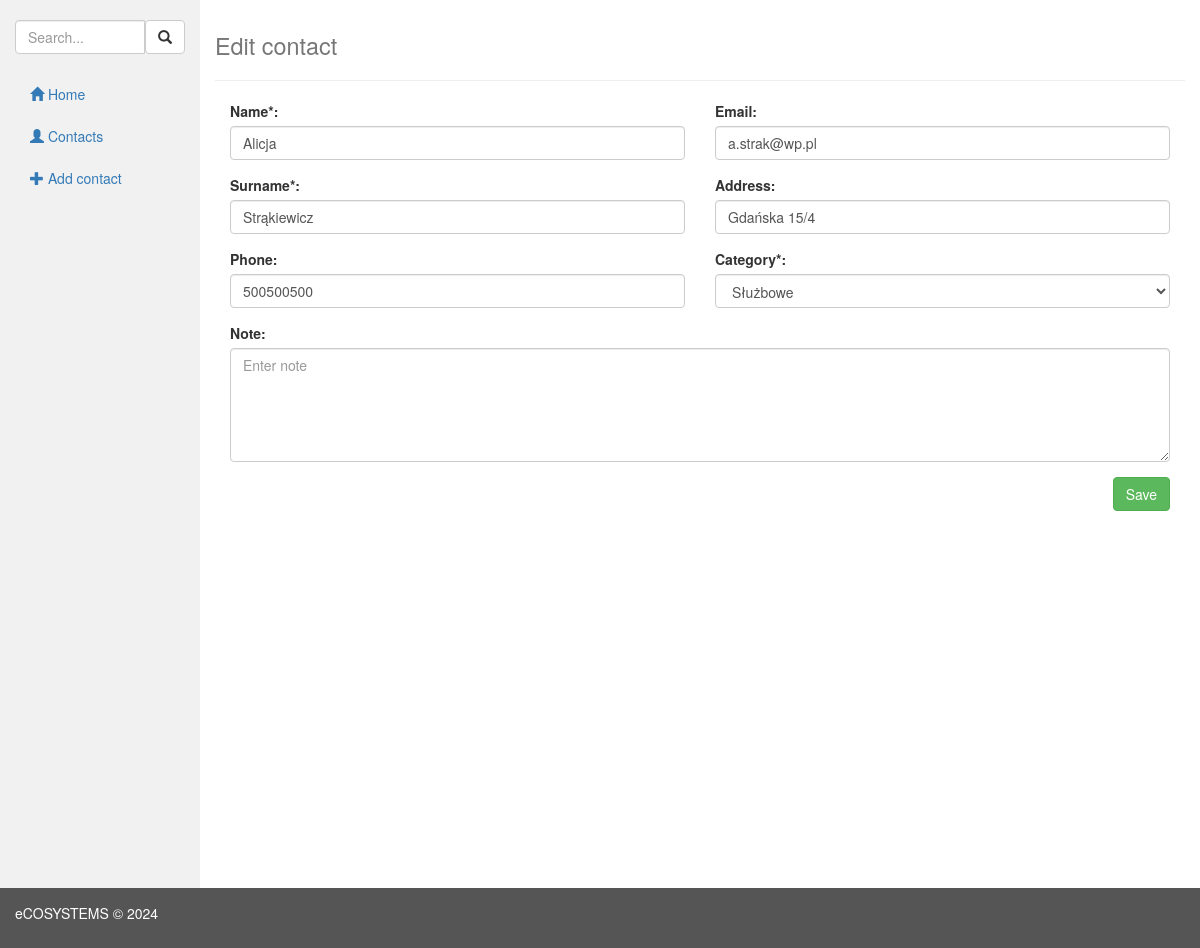
The app's page /?action=edit&id=2 with its own data.
### tables this page shows
CREATE TABLE `contacts` (
	`id` INT(11) NOT NULL AUTO_INCREMENT,
	`name` VARCHAR(255) NULL DEFAULT NULL COLLATE 'utf8_polish_ci',
	`surname` VARCHAR(255) NULL DEFAULT NULL COLLATE 'utf8_polish_ci',
	`phone` VARCHAR(255) NULL DEFAULT NULL COLLATE 'utf8_polish_ci',
	`email` VARCHAR(255) NULL DEFAULT NULL COLLATE 'utf8_polish_ci',
	`address` VARCHAR(255) NULL DEFAULT NULL COLLATE 'utf8_polish_ci',
	`categoryId` INT(11) NULL DEFAULT NULL COLLATE 'utf8_polish_ci',
	`note` BLOB NULL,
	PRIMARY KEY (`id`),
	INDEX `main` (`name`, `surname`, `email`)
)
	COLLATE='utf8_polish_ci';

### index.php (called while the page is built, shortened)
<?php
$application = new Application();
$application->start();

### lib/Db.php (called while the page is built, shortened)
<?php
class Db
{
    private static $instance;
    public static function getInstance()
    {
        if(!isset(self::$instance)) {
            self::$instance = new Db();
        }
        return self::$instance;
    }
    public function getDb() {
        $parameters = Config::getInstance()->getConfig();
        $db = new PDO('mysql:
            host='.$parameters->getHost().';
            dbname='.$parameters->getDbname().';
            charset=' . $parameters ->getCharset() .'',
            $parameters->getUsername(),
            $parameters->getPassword()
        );
        $db->setAttribute(PDO::ATTR_DEFAULT_FETCH_MODE, PDO::FETCH_OBJ);
        return $db;
    }
}

### lib/ContactsModel.php (called while the page is built, shortened)
<?php
class ContactsModel implements ModelInterface
{
    private $db;
    public function __construct() {
        $this->db = Db::getInstance();
    }
    public function getOneById($id){
        $query = $this->db->getDb()->prepare("SELECT * FROM contacts WHERE id=:id");
        $query->bindParam(':id', $id);
        $query->execute();
        return $query->fetchAll(PDO::FETCH_CLASS, 'Contact')[0];
    }
}

### lib/Contact.php (called while the page is built, shortened)
<?php
class Contact
{
    private $name;
    private $surname;
    private $phone;
    private $email;
    private $address;
    private $categoryId;
    public function getName()
    {
        return $this->name;
    }
    public function getSurname()
    {
        return $this->surname;
    }
    public function getPhone()
    {
        return $this->phone;
    }
    public function getEmail()
    {
        return $this->email;
    }
    public function getAddress()
    {
        return $this->address;
    }
    public function getCategoryId()
    {
        return $this->categoryId;
    }
}

### lib/CategoriesModel.php (called while the page is built, shortened)
<?php
class CategoriesModel implements ModelInterface
{
    private $db;
    private $categories;
    public function __construct() {
        $this->db = Db::getInstance()->getDb();
    }
    public function getAll(){
        if(!isset($this->categories)){
            $this->categories = $this->db->query("SELECT * FROM categories")->fetchAll(PDO::FETCH_CLASS, 'Category');
        }
        return $this->categories;
    }
}

### lib/Category.php (called while the page is built, shortened)
<?php
class Category
{
    private $id;
    private $label;
    public function getId()
    {
        return $this->id;
    }
    public function getLabel()
    {
        return $this->label;
    }
}

### template/addEdit.phtml (the view, shortened to what this page needs)
<?php
$contactsModel = $this->getModel('contacts');
$categoriesModel = $this->getModel('categories');
$contact = $contactsModel->getOneById($this->elementId);
?>
<?php include_once('elements/head.phtml'); ?>
<div class="container-fluid">
    <div class="row content">
        <?php include_once('elements/menu.phtml');?>
        <div class="col-sm-10">
            <h1><small><?php echo $this->getPageLabel(); ?></small></h1>
            <hr>
            <form action="?action=list" method="post">
                <div class="col-sm-6">
                    <div class="form-group">
                        <label for="name">Name*:</label>
                        <input type="text" class="form-control" name="name" id="name" placeholder="Enter name" required
                            value="<?php if(!empty($contact)) echo $contact->getName(); ?>" />
                    </div>
                    <div class="form-group">
                        <label for="name">Surname*:</label>
                        <input type="text" class="form-control" name="surname" id="surname"  placeholder="Enter surname" required
                               value="<?php if(!empty($contact)) echo $contact->getSurname(); ?>" />
                    </div>
                    <div class="form-group">
                        <label for="name">Phone:</label>
                        <input type="text" class="form-control" name="phone" id="phone"  placeholder="Enter phone number"
                               value="<?php if(!empty($contact)) echo $contact->getPhone(); ?>" />
                    </div>
                </div>
                <div class="col-sm-6">
                    <div class="form-group">
                        <label for="name">Email:</label>
                        <input type="text" class="form-control" name="email" id="email"  placeholder="Enter email address"
                               value="<?php if(!empty($contact)) echo $contact->getEmail(); ?>" />
                    </div>
                    <div class="form-group">
                        <label for="name">Address:</label>
                        <input type="text" class="form-control" name="address" id="address"  placeholder="Enter address"
                               value="<?php if(!empty($contact)) echo $contact->getAddress(); ?>" />
                    </div>
                    <div class="form-group">
                        <label for="sel1">Category*:</label>
                        <select class="form-control" name="categoryId" id="sel1" required>
                            <?php foreach ($categoriesModel->getAll() as $category): ?>
                                <option value="<?php echo $category->getId(); ?>"
                                    <?php if($this->isSelectSelected($category, $contact)) echo ' selected ';?> >
                                    <?php echo $category->getLabel(); ?>
                                </option>
                            <?php endforeach;?>
                        </select>
                    </div>
                </div>
                <div class="col-sm-12">
                    <div class="form-group">
                        <label for="note">Note:</label>
                        <textarea placeholder="Enter note" class="form-control" rows="5" name="note" id="note"><?php if(!empty($contact)) echo $contact->getNote(); ?></textarea>
                    </div>
                </div>
                <div class="col-sm-12">
                    <button type="submit" class="btn btn-success float-right">Save</button>
                </div>
            </form>
        </div>
    </div>
</div>
<?php include_once('elements/footer.phtml'); ?>

### template/elements/head.phtml (style rules this page uses)
.float-right { float: right; }
.row.content { height: 888px }

### records on screen
contacts: name "Alicja", surname "Strąkiewicz", phone "500500500", email "a.strak@wp.pl", address "Gdańska 15/4"

### other values on screen
$this->getPageLabel() "Edit contact"
form field categoryId "Służbowe"
